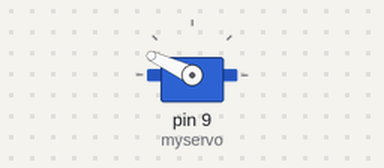
This sketch was run on a simulated Arduino Uno, built with avr-gcc and run on an emulated ATmega328P. On the bench: servo.

Above: at 0.05 s.
At 0.45 s:
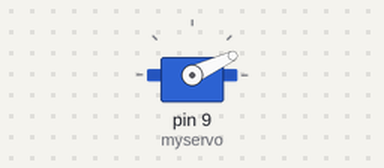
At 0.95 s:
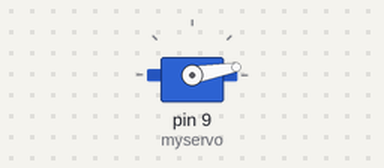
At 1.85 s:
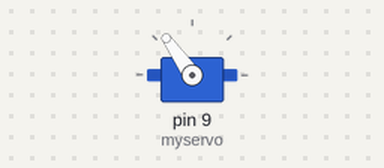
Timing chart, 0 to 6.9 s (numbered marks = the images above):
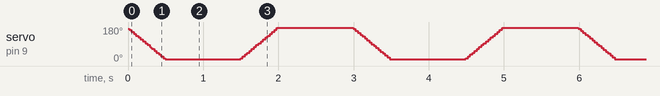

The sketch:

BarrelEjectionNotCompleted.ino
```cpp
/*
 Controlling a servo position using a potentiometer (variable resistor)
 by Michal Rinott <http://people.interaction-ivrea.it/m.rinott>

 modified on 8 Nov 2013
 by Scott Fitzgerald
 http://www.arduino.cc/en/Tutorial/Knob
 Editted :Philip White and Donald Shade
 Date:9/10/16
*/

#include <Servo.h>

Servo myservo;  // create servo object to control a servo

// int potpin = 0;  // analog pin used to connect the potentiometer

//declaration of varilbles/constants
#define CLOSED_POS 175
#define OPEN_POS 10
#define HATCH_OPEN_SPEED 5
#define HATCH_CLOSE_SPEED 5
#define HATCH_OPEN_DELAY 1000
#define HATCH_CLOSE_DELAY 1000
int val;    // variable to read the value from the analog pin

void setup() {
  myservo.attach(9);  // attaches the servo on pin 9 to the servo object
}

void loop() {
  ejectBarrel();
}

void openHatch() {
  int currentServoPos = CLOSED_POS; //starts at closed
  while (currentServoPos > OPEN_POS) {
    currentServoPos -= HATCH_OPEN_SPEED;
    myservo.write( currentServoPos );
    delay(15);
  }
}

void closeHatch() {
  int currentServoPos = OPEN_POS; //starts at open
  while (currentServoPos < CLOSED_POS){
    currentServoPos += HATCH_CLOSE_SPEED;
    myservo.write( currentServoPos );
    delay(15);
  }
}

void ejectBarrel(){
  openHatch();
  delay(HATCH_OPEN_DELAY);
  closeHatch();
  delay(HATCH_CLOSE_DELAY);
}
```
